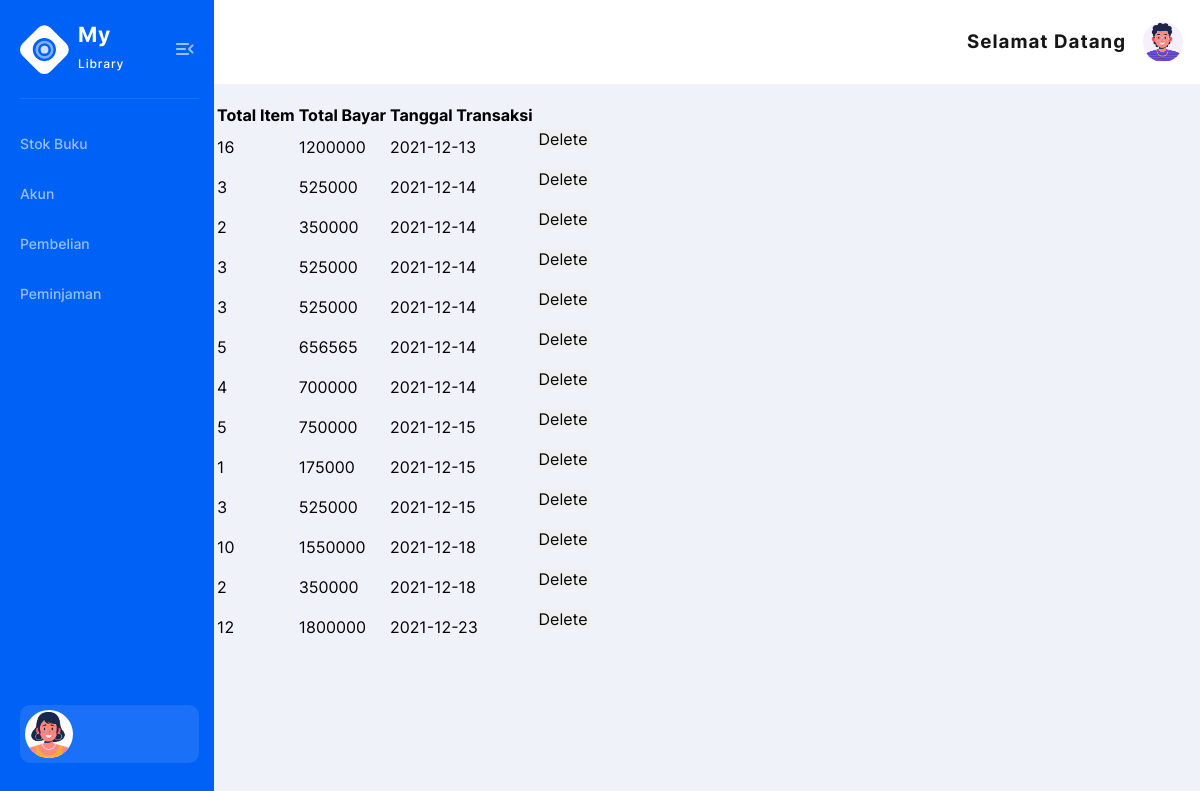
Screenshot of /pembelian.php with the database file from the repository.
### tables this page shows
CREATE TABLE `beli_buku` (
  `id_order` int(10) UNSIGNED NOT NULL,
  `total_item` int(11) NOT NULL,
  `total_bayar` float NOT NULL,
  `tgl_transaksi` date NOT NULL
);

### pembelian.php (the view, shortened to what this page needs)
<?php
include "includes/koneksi.php";
include('headeradmin.php');
?>
<div class="card-body">
                                    <?php
                                        $query = "SELECT * FROM beli_buku";
                                        $hasil = mysqli_query($koneksi, $query);
                                        echo "<table class='table table-bordered'>";
                                        echo "<tr>";
                                        echo "<th>Total Item</th><th>Total Bayar</th><th>Tanggal Transaksi</th>";
                                        echo "</tr>";
                                        foreach ($hasil as $data) {
                                            echo "<tr>";
                                            echo "<td>$data[total_item]</td>";
                                            echo "<td>$data[total_bayar]</td>";
                                            echo "<td>$data[tgl_transaksi]</td>";
                                            echo "<td><form onsubmit=\"return confirm ('Anda Yakin Mau Menghapus Data?');\" method='POST'>";
                                            echo "<button type='submit' name='btnHapus' class='btn btn-danger';>Delete</button></form></td>";
                                            echo "</tr>";
                                        }
                                        echo "</table>";
                                    ?>
                                </div>
                            </div>
                        </div>
</body>
</html>

### rows the page displays
beli_buku: total_item "16", total_bayar "1200000", tgl_transaksi "2021-12-13"
beli_buku: total_item "3", total_bayar "525000", tgl_transaksi "2021-12-14"
beli_buku: total_item "2", total_bayar "350000", tgl_transaksi "2021-12-14"
beli_buku: total_item "3", total_bayar "525000", tgl_transaksi "2021-12-14"
beli_buku: total_item "3", total_bayar "525000", tgl_transaksi "2021-12-14"
beli_buku: total_item "5", total_bayar "656565", tgl_transaksi "2021-12-14"
beli_buku: total_item "4", total_bayar "700000", tgl_transaksi "2021-12-14"
beli_buku: total_item "5", total_bayar "750000", tgl_transaksi "2021-12-15"
beli_buku: total_item "1", total_bayar "175000", tgl_transaksi "2021-12-15"
beli_buku: total_item "3", total_bayar "525000", tgl_transaksi "2021-12-15"
beli_buku: total_item "10", total_bayar "1550000", tgl_transaksi "2021-12-18"
beli_buku: total_item "2", total_bayar "350000", tgl_transaksi "2021-12-18"
beli_buku: total_item "12", total_bayar "1800000", tgl_transaksi "2021-12-23"
